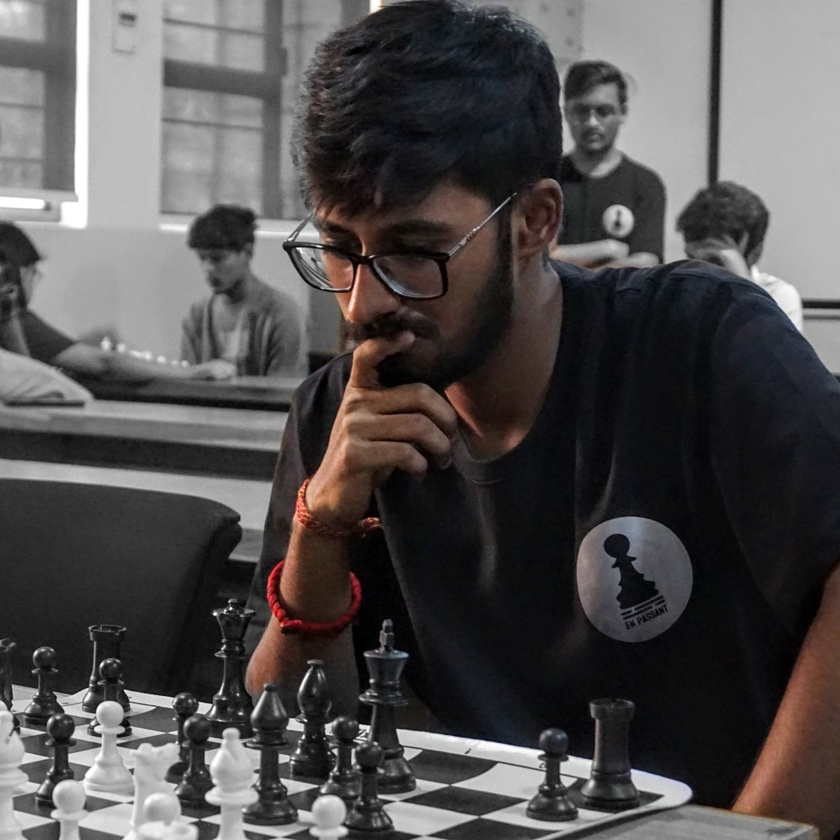
#> input picture coaches/Prem.jpeg, 840 x 840 px, shrunk from 1599 x 1600 before the run
$ python process_image.py
#> lines starting #> are read from the running program, lines starting #| are printed output that depends on the picture
from PIL import Image, ImageEnhance
import os

input_path = 'coaches/Prem.jpeg'
output_path = 'coaches/Prem.webp'

if os.path.exists(input_path):
    # Open the image
    img = Image.open(input_path)
#> img is the input picture: PIL image 840x840 RGB; mean R, G, B 81.5, 78.4, 78.5

    # Enhance brightness (1.0 is original, 1.2 is 20% brighter)
    enhancer = ImageEnhance.Brightness(img)
    img_bright = enhancer.enhance(1.2)
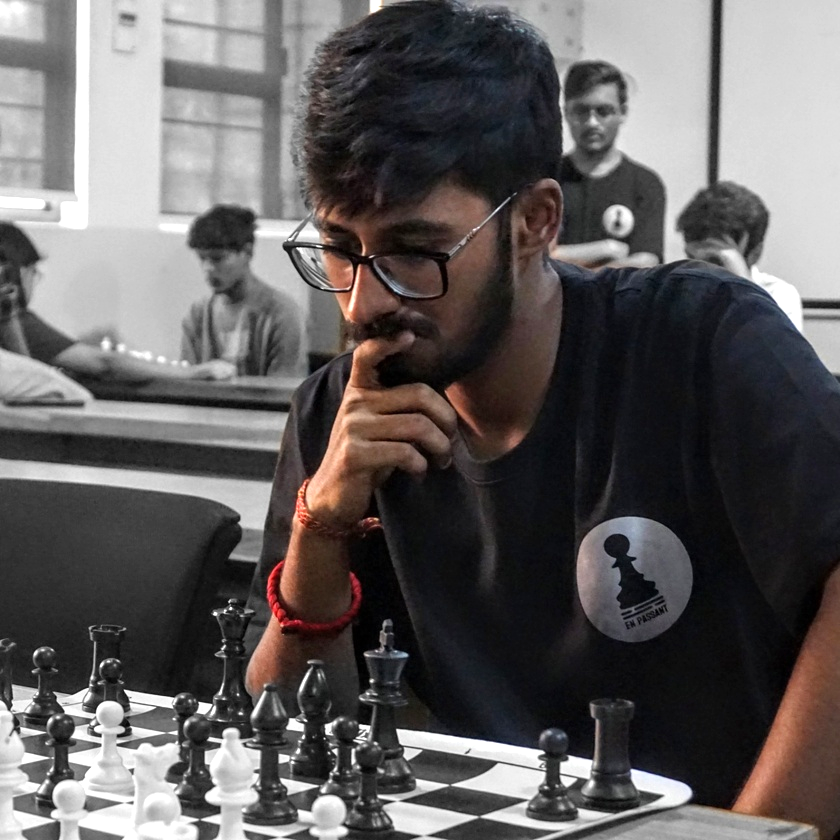
#> img_bright: PIL image 840x840 RGB; mean R, G, B 97, 93.3, 93.4

    # Convert and save as WebP with optimized quality
    img_bright.save(output_path, 'WEBP', quality=80, method=6)
    print("Image brightened and converted to webp successfully.")
else:
    print("Input image not found.")

$ run again, with coaches/Ajay.png saved as coaches/Prem.jpeg
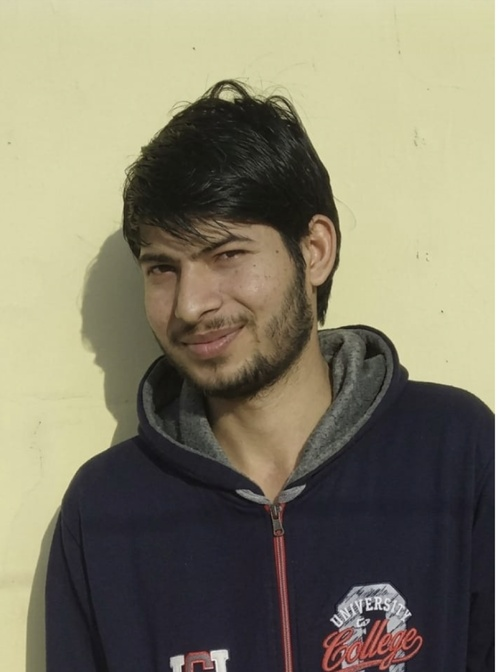
#> input picture coaches/Ajay.png, 498 x 672 px, shrunk from 948 x 1280 before the run
#> img is the input picture: PIL image 498x672 RGB; mean R, G, B 131.1, 126.3, 105.6
#> `img_bright = enhancer.enhance(1.2)`:
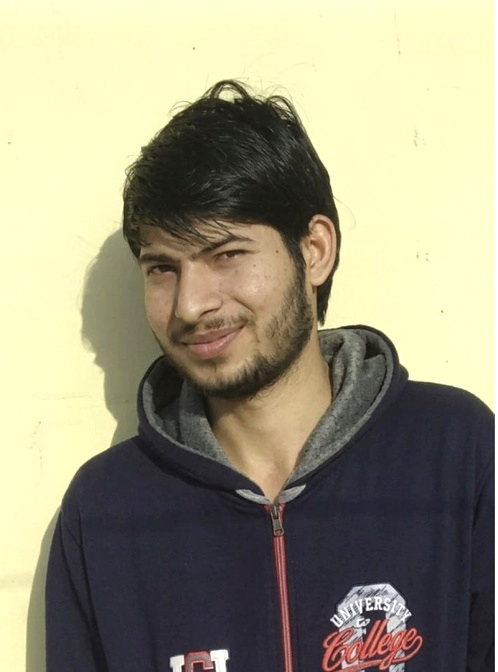
#> img_bright: PIL image 498x672 RGB; mean R, G, B 155.1, 150.5, 126

$ run again, with coaches/Ankush.png saved as coaches/Prem.jpeg
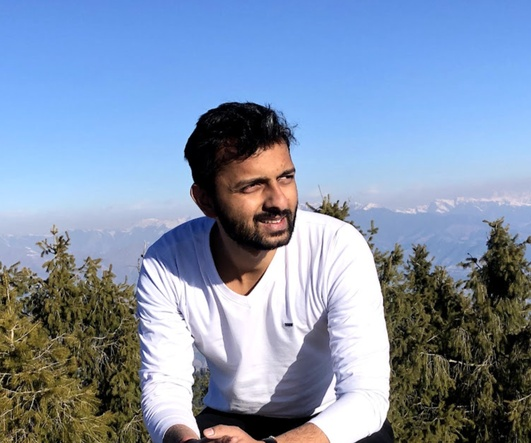
#> input picture coaches/Ankush.png, 531 x 443 px, shrunk from 1012 x 844 before the run
#> img is the input picture: PIL image 531x443 RGB; mean R, G, B 128.9, 146.4, 172.4
#> `img_bright = enhancer.enhance(1.2)`:
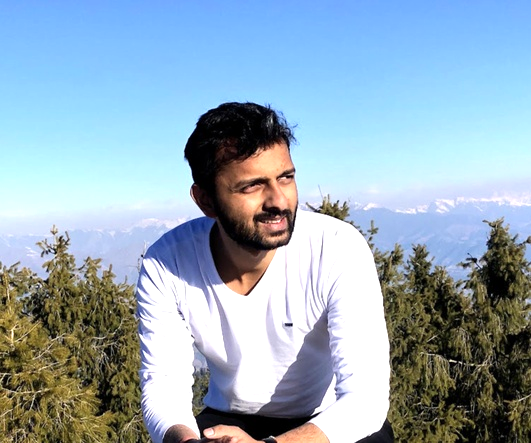
#> img_bright: PIL image 531x443 RGB; mean R, G, B 149.2, 170.7, 185.8
